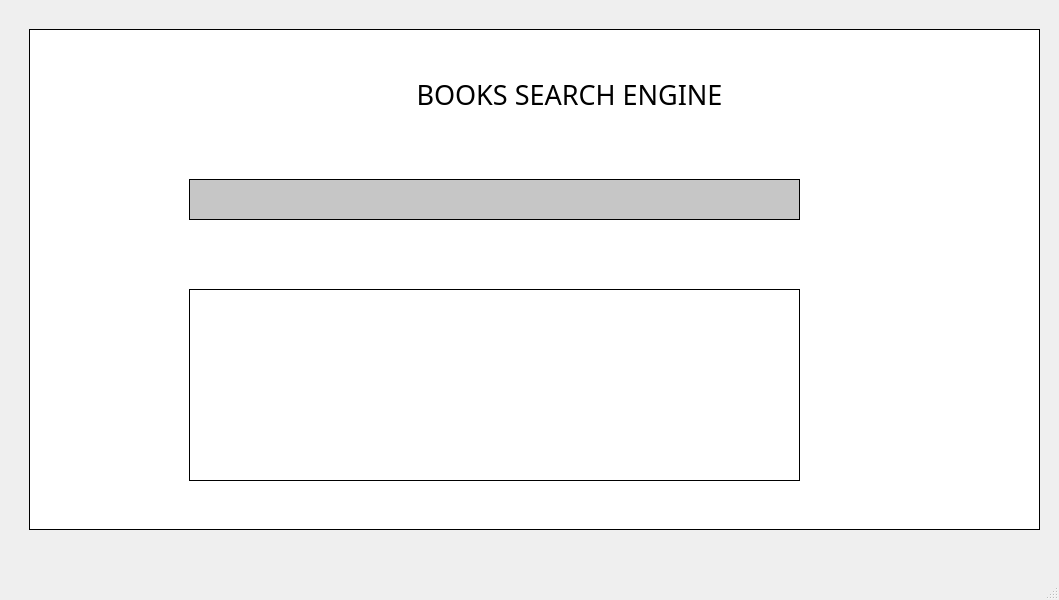
<?xml version="1.0" encoding="UTF-8"?>
<ui version="4.0">
 <class>MainWindow</class>
 <widget class="QMainWindow" name="MainWindow">
  <property name="geometry">
   <rect>
    <x>0</x>
    <y>0</y>
    <width>1059</width>
    <height>600</height>
   </rect>
  </property>
  <property name="windowTitle">
   <string>MainWindow</string>
  </property>
  <widget class="QWidget" name="centralwidget">
   <widget class="QFrame" name="frame">
    <property name="geometry">
     <rect>
      <x>29</x>
      <y>29</y>
      <width>1011</width>
      <height>501</height>
     </rect>
    </property>
    <property name="font">
     <font>
      <pointsize>12</pointsize>
     </font>
    </property>
    <property name="toolTip">
     <string>search</string>
    </property>
    <property name="styleSheet">
     <string notr="true">background-color: rgb(255, 255, 255 );
border-style: outset;
border-width: 1px;
border-color: rgb(0, 0, 0);</string>
    </property>
    <property name="frameShape">
     <enum>QFrame::StyledPanel</enum>
    </property>
    <property name="frameShadow">
     <enum>QFrame::Raised</enum>
    </property>
    <widget class="QPushButton" name="pushButton">
     <property name="geometry">
      <rect>
       <x>790</x>
       <y>140</y>
       <width>61</width>
       <height>61</height>
      </rect>
     </property>
     <property name="styleSheet">
      <string notr="true">border-color: rgb(255, 255, 255);</string>
     </property>
     <property name="text">
      <string/>
     </property>
     <property name="icon">
      <iconset>
       <normaloff>icons/loupe.png</normaloff>icons/loupe.png</iconset>
     </property>
     <property name="iconSize">
      <size>
       <width>50</width>
       <height>50</height>
      </size>
     </property>
    </widget>
    <widget class="QLabel" name="label">
     <property name="geometry">
      <rect>
       <x>310</x>
       <y>40</y>
       <width>461</width>
       <height>51</height>
      </rect>
     </property>
     <property name="font">
      <font>
       <family>Mongolian Baiti</family>
       <pointsize>20</pointsize>
      </font>
     </property>
     <property name="styleSheet">
      <string notr="true">border-color: rgb(255, 255, 255);</string>
     </property>
     <property name="text">
      <string>BOOKS SEARCH ENGINE</string>
     </property>
     <property name="alignment">
      <set>Qt::AlignCenter</set>
     </property>
    </widget>
    <widget class="QPushButton" name="pushButton_2">
     <property name="geometry">
      <rect>
       <x>240</x>
       <y>30</y>
       <width>101</width>
       <height>81</height>
      </rect>
     </property>
     <property name="styleSheet">
      <string notr="true">border-color: rgb(255, 255, 255);</string>
     </property>
     <property name="text">
      <string/>
     </property>
     <property name="icon">
      <iconset>
       <normaloff>icons/books.png</normaloff>icons/books.png</iconset>
     </property>
     <property name="iconSize">
      <size>
       <width>150</width>
       <height>150</height>
      </size>
     </property>
    </widget>
    <widget class="QLineEdit" name="lineEdit">
     <property name="geometry">
      <rect>
       <x>160</x>
       <y>150</y>
       <width>611</width>
       <height>41</height>
      </rect>
     </property>
     <property name="styleSheet">
      <string notr="true">background-color: rgb(198, 198, 198);</string>
     </property>
    </widget>
    <widget class="QListWidget" name="listWidget">
     <property name="geometry">
      <rect>
       <x>160</x>
       <y>260</y>
       <width>611</width>
       <height>192</height>
      </rect>
     </property>
    </widget>
    <widget class="QLabel" name="label_2">
     <property name="geometry">
      <rect>
       <x>160</x>
       <y>210</y>
       <width>441</width>
       <height>31</height>
      </rect>
     </property>
     <property name="styleSheet">
      <string notr="true">border-color: rgb(255, 255, 255);</string>
     </property>
     <property name="text">
      <string/>
     </property>
    </widget>
   </widget>
  </widget>
  <widget class="QStatusBar" name="statusbar"/>
  <widget class="QMenuBar" name="menubar">
   <property name="geometry">
    <rect>
     <x>0</x>
     <y>0</y>
     <width>1059</width>
     <height>26</height>
    </rect>
   </property>
  </widget>
 </widget>
 <resources/>
 <connections/>
</ui>
